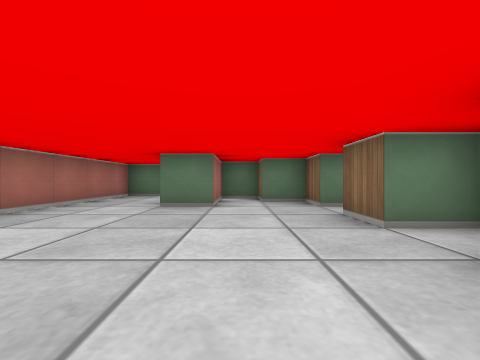
View 1 (above)

19 first-person views from a walk through a cub3D level. The camera is about half as high as the walls, looks level and sees 90° across. The floor is counted in squares. Each view is taken from the middle of a square. On the plan, view 1 faces up. The plan holds only what a view shows up to about 9 squares ahead; the rest is blank.

View 2
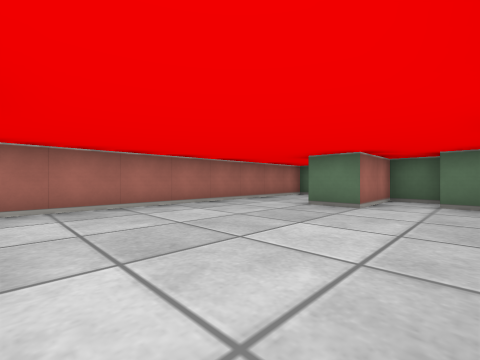

View 3
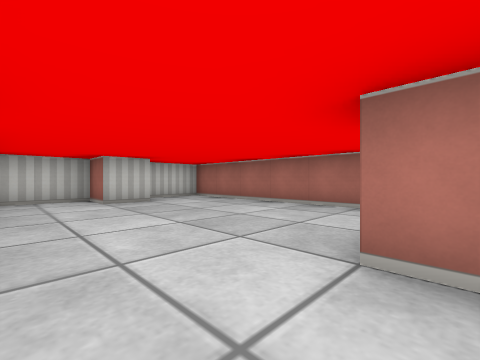

View 4
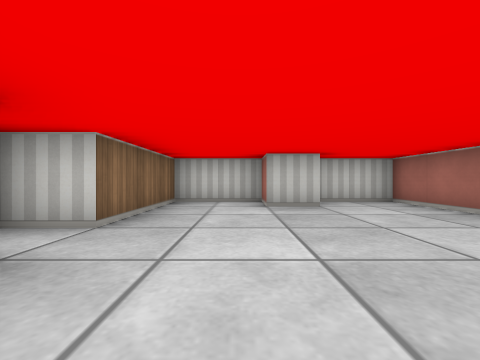

View 5
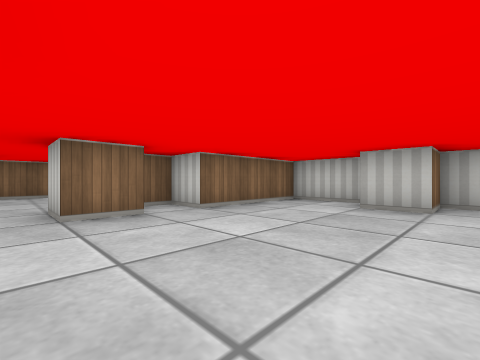

View 6
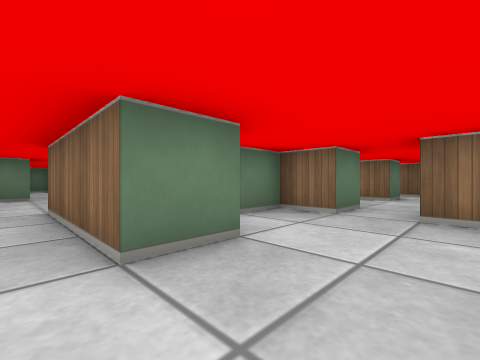

View 7
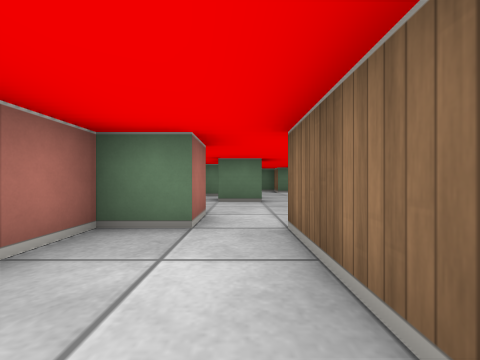

View 8
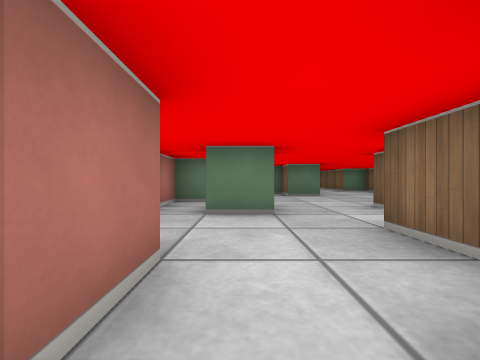

View 9
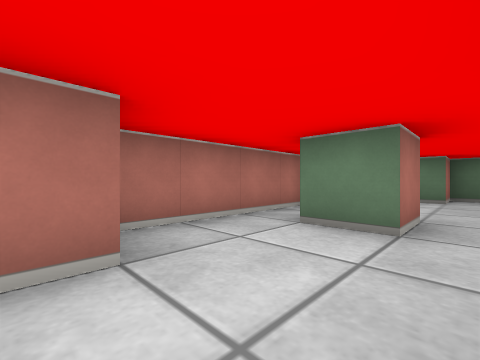

View 10
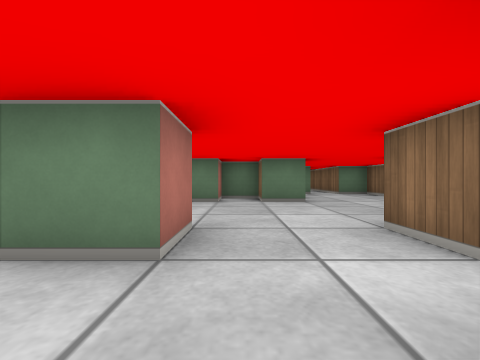

View 11
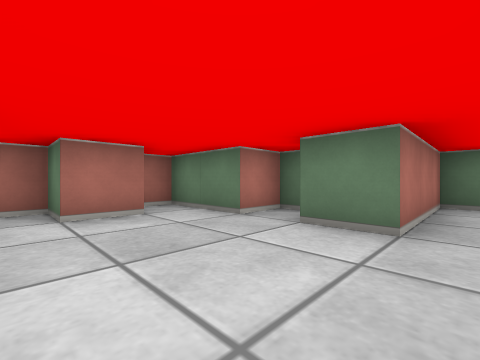

View 12
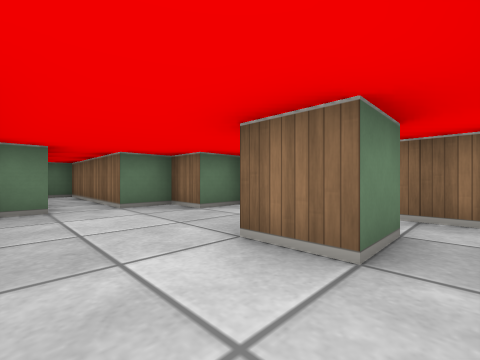

View 13
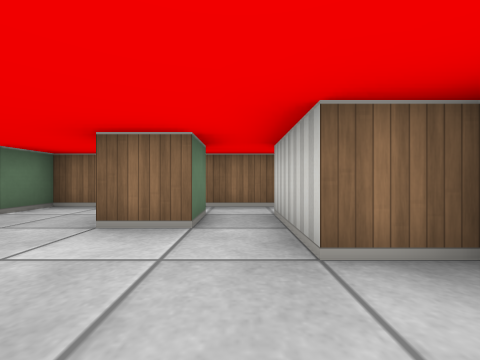

View 14
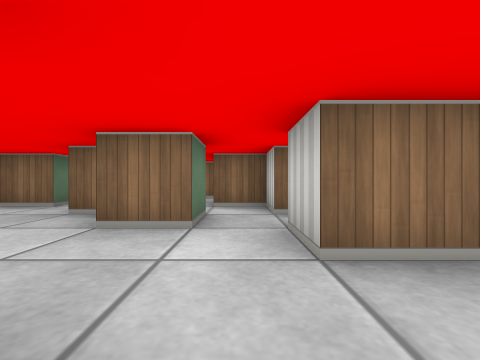

View 15
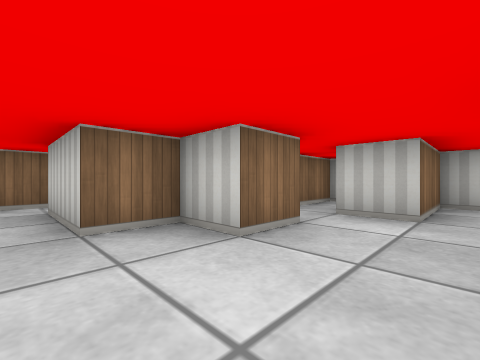

View 16
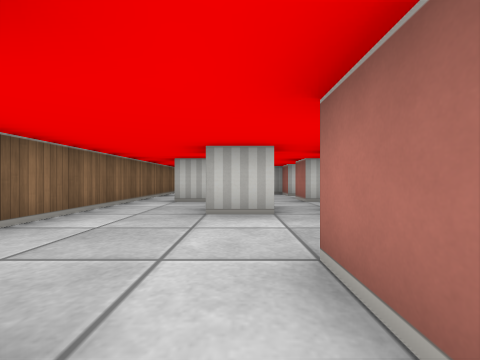

View 17
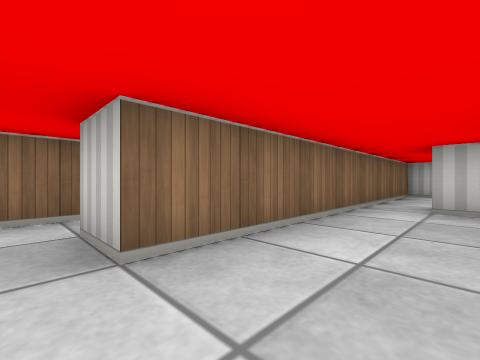

View 18
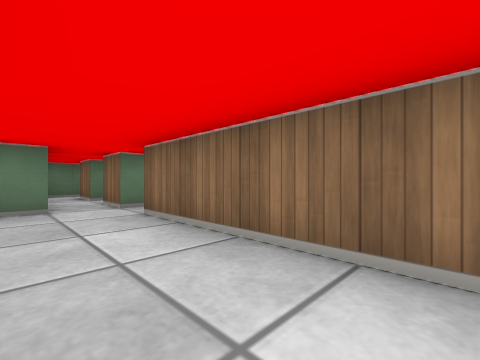

View 19
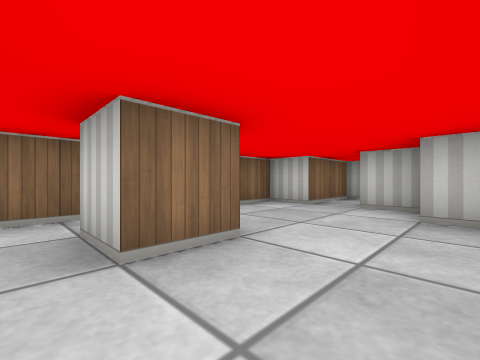

### Floor plan
Key: @ floor where view 1 was taken; # wall or solid block; . floor.
Columns run from 4 left of view 1 to 9 right of it. Each row starts with its distance up from view 1.
 22       ##
 21       .#
 20       .#
 19       .#
 18     ##.##
 17     #...##
 16   ###....#
 15 ###.#....###
 14 #......#.#.
 13 ##.......#.#
 12 #.....##.#..
 11 #.#..##..#.#
 10 #......#.....#
  9 #...#.##...#.#
  8 ##..#.#....#
  7 #..####.#..#
  6 #..#.##....#
  5 #..#..#..#.#
  4 #..........#
  3 #.....##...#
  2 #......#...#
  1 #.....###.##
  0 #...@.#  .#
 -1 #..#..#  ##
 -2 #######

Where each view was taken, in squares from view 1:
view 1: 0 up, 0 right, facing up
view 2: 0 up, 1 right, facing up-left
view 3: 5 up, 1 right, facing down-left
view 4: 4 up, 0 right, facing down
view 5: 4 up, 2 left, facing down-right
view 6: 3 up, 2 left, facing up-right
view 7: 5 up, 2 left, facing up
view 8: 7 up, 2 left, facing up
view 9: 8 up, 1 left, facing up-left
view 10: 9 up, 1 left, facing up
view 11: 12 up, 1 right, facing up-left
view 12: 13 up, 1 right, facing up-right
view 13: 13 up, 0 right, facing right
view 14: 10 up, 2 left, facing right
view 15: 13 up, 1 left, facing down-right
view 16: 11 up, 4 right, facing down
view 17: 10 up, 5 right, facing down-right
view 18: 6 up, 5 right, facing up-right
view 19: 6 up, 3 right, facing down-right
